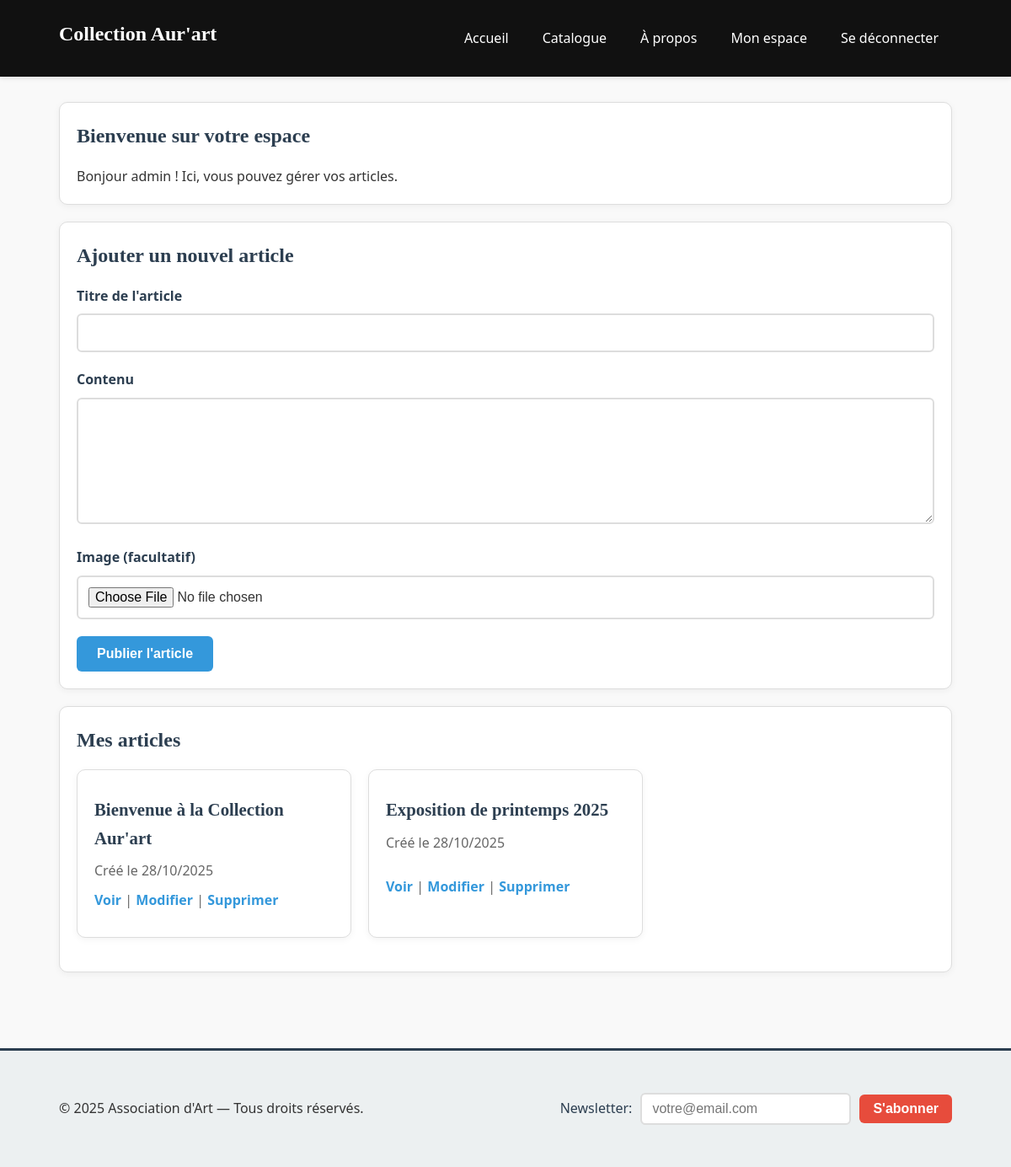
/dashboard.php (signed in), run on the app's committed database.
### tables this page shows
CREATE TABLE IF NOT EXISTS articles (
    id INT AUTO_INCREMENT PRIMARY KEY,
    title VARCHAR(255) NOT NULL,
    slug VARCHAR(255) NOT NULL UNIQUE,
    content TEXT NOT NULL,
    image VARCHAR(500) DEFAULT NULL,
    author_id INT,
    created_at DATETIME DEFAULT CURRENT_TIMESTAMP,
    updated_at DATETIME DEFAULT CURRENT_TIMESTAMP ON UPDATE CURRENT_TIMESTAMP,
    FOREIGN KEY (author_id) REFERENCES users(id) ON DELETE SET NULL,
    INDEX idx_slug (slug),
    INDEX idx_author (author_id),
    INDEX idx_created (created_at)
);

### db.php (called while the page is built, shortened)
<?php
$DB_HOST = 'localhost';
$DB_USER = 'root';
$DB_PASS = '';
$DB_NAME = 'new_site_artv1';
$mysqli = new mysqli($DB_HOST, $DB_USER, $DB_PASS, $DB_NAME);
$mysqli->set_charset('utf8mb4');
function q($sql, $types = null, $params = []) {
    global $mysqli;
    $stmt = $mysqli->prepare($sql);
    if ($types && $params) {
        $stmt->bind_param($types, ...$params);
    }
    $ok = $stmt->execute();
    if (stripos($sql, 'SELECT') === 0) {
        $res = $stmt->get_result();
        return $res;
    } else {
        $stmt->close();
        return true;
    }
}
?>

### dashboard.php (the view, shortened to what this page needs)
<?php
require 'db.php';
include 'header.php';
$user_id = $_SESSION['user_id'];
$articles = q("SELECT * FROM articles WHERE author_id = ? ORDER BY created_at DESC", 'i', [$user_id]);
?>
<section class="card">
    <h2>Bienvenue sur votre espace</h2>
    <p>Bonjour <?=htmlspecialchars($_SESSION['username'] ?? 'Utilisateur')?> ! Ici, vous pouvez gérer vos articles.</p>
</section>
<section class="card">
    <h2>Ajouter un nouvel article</h2>
    <form method="post" action="" enctype="multipart/form-data">
        <div class="form-group">
            <label for="title">Titre de l'article</label>
            <input type="text" id="title" name="title" required maxlength="255">
        </div>
        <div class="form-group">
            <label for="content">Contenu</label>
            <textarea id="content" name="content" rows="6" required></textarea>
        </div>
        <div class="form-group">
            <label for="image">Image (facultatif)</label>
            <input type="file" id="image" name="image" accept="image/*">
        </div>
        <button type="submit">Publier l'article</button>
    </form>
</section>
<section class="card">
    <h2>Mes articles</h2>
    <?php
    if ($articles && $articles->num_rows) {
        echo '<div class="article-list">';
        while ($row = $articles->fetch_assoc()) {
            echo '<article class="card">';
            echo '<h3>'.htmlspecialchars($row['title']).'</h3>';
            echo '<p>Créé le '.htmlspecialchars(date('d/m/Y', strtotime($row['created_at']))).'</p>';
            echo '<p><a href="article.php?slug='.urlencode($row['slug']).'">Voir</a> | <a href="edit_article.php?id='.$row['id'].'">Modifier</a> | <a href="delete_article.php?id='.$row['id'].'" onclick="return confirm(\'Voulez-vous vraiment supprimer cet article ?\')">Supprimer</a></p>';
            echo '</article>';
        }
        echo '</div>';
    } else {
        echo '<p>Vous n\'avez pas encore publié d\'article.</p>';
    }
    ?>
</section>
<?php include 'footer.php'; ?>

### style.css (style rules this page uses)
:root { --maxw: 1100px; --primary: #2c3e50; --secondary: #3498db; --accent: #e74c3c; --light-bg: #ecf0f1; --dark-bg: #111; font-family: 'Segoe UI', Tahoma, Geneva, Verdana, sans-serif; }
* { box-sizing: border-box; margin: 0; padding: 0; }
body { color: #333; line-height: 1.6; background: #f9f9f9; }
h1, h2, h3 { font-family: Georgia, 'Times New Roman', Times, serif; margin-bottom: 1rem; }
h2 { color: var(--primary); }
.card { border: 1px solid #ddd; padding: 20px; border-radius: 10px; background: #fff; margin-bottom: 20px; box-shadow: 0 2px 8px rgba(0,0,0,0.05); transition: transform 0.2s, box-shadow 0.2s; }
.article-list { display: grid; grid-template-columns: repeat(auto-fill, minmax(300px, 1fr)); gap: 20px; }
.article-list .card { display: flex; flex-direction: column; }
.article-list .card h3 { margin: 10px 0; color: var(--primary); font-size: 1.3rem; }
.article-list .card p { flex-grow: 1; margin-bottom: 10px; color: #666; }
.article-list .card a { color: var(--secondary); text-decoration: none; font-weight: 600; transition: color 0.3s; }
.form-group { margin-bottom: 20px; }
label { display: block; margin-bottom: 8px; font-weight: 600; color: var(--primary); }
input[type=text], input[type=email], input[type=password], input[type=file], textarea { width: 100%; padding: 12px; border: 2px solid #ddd; border-radius: 6px; font-size: 1rem; transition: border-color 0.3s; }
textarea { resize: vertical; min-height: 150px; }
button, button[type=submit] { padding: 12px 24px; border: 0; border-radius: 6px; cursor: pointer; font-size: 1rem; font-weight: 600; background: var(--secondary); color: white; transition: background 0.3s, transform 0.2s; }

### data on the page
articles: title "Bienvenue à la Collection Aur'art", created_at "28/10/2025"
articles: title "Exposition de printemps 2025", created_at "28/10/2025"

### other printed values
$_SESSION['username'] "admin"
